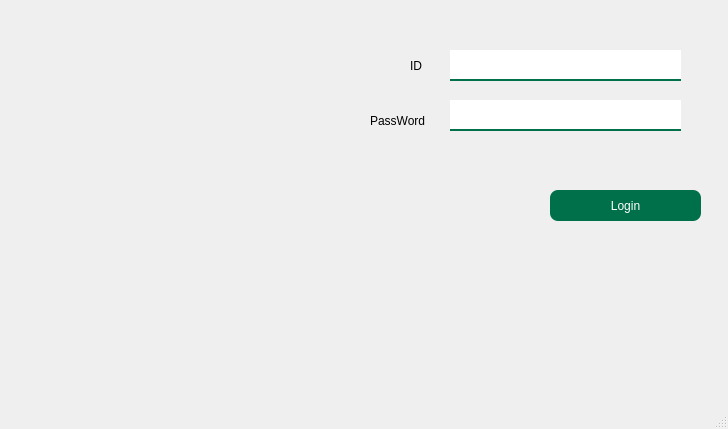
<?xml version="1.0" encoding="UTF-8"?>
<ui version="4.0">
 <class>MainWindow</class>
 <widget class="QMainWindow" name="MainWindow">
  <property name="geometry">
   <rect>
    <x>0</x>
    <y>0</y>
    <width>728</width>
    <height>429</height>
   </rect>
  </property>
  <property name="windowTitle">
   <string>MainWindow</string>
  </property>
  <widget class="QWidget" name="centralwidget">
   <widget class="QLabel" name="label">
    <property name="geometry">
     <rect>
      <x>0</x>
      <y>0</y>
      <width>721</width>
      <height>371</height>
     </rect>
    </property>
    <property name="text">
     <string/>
    </property>
    <property name="pixmap">
     <pixmap>STARBOKS_1.png</pixmap>
    </property>
   </widget>
   <widget class="QPushButton" name="loginbtn">
    <property name="geometry">
     <rect>
      <x>550</x>
      <y>190</y>
      <width>151</width>
      <height>31</height>
     </rect>
    </property>
    <property name="styleSheet">
     <string notr="true">QPushButton{
	font: 11pt &quot;맑은 고딕&quot;;
	color: rgb(255, 255, 255);
	background-color: rgb(0, 112, 74);
	border: 0px;
	border-radius: 8px;
}
QPushButton:hover{
	color: rgb(0, 0, 0);
	background-color: rgb(0, 255, 166);
}</string>
    </property>
    <property name="text">
     <string>Login</string>
    </property>
   </widget>
   <widget class="QLineEdit" name="PassWord">
    <property name="geometry">
     <rect>
      <x>450</x>
      <y>100</y>
      <width>231</width>
      <height>31</height>
     </rect>
    </property>
    <property name="styleSheet">
     <string notr="true">border:0px;
border-bottom:2px solid rgb(0, 112, 74);</string>
    </property>
    <property name="echoMode">
     <enum>QLineEdit::PasswordEchoOnEdit</enum>
    </property>
   </widget>
   <widget class="QLabel" name="label_2">
    <property name="geometry">
     <rect>
      <x>410</x>
      <y>50</y>
      <width>81</width>
      <height>31</height>
     </rect>
    </property>
    <property name="text">
     <string>ID</string>
    </property>
   </widget>
   <widget class="QLabel" name="label_3">
    <property name="geometry">
     <rect>
      <x>370</x>
      <y>100</y>
      <width>91</width>
      <height>41</height>
     </rect>
    </property>
    <property name="text">
     <string>PassWord</string>
    </property>
   </widget>
   <widget class="QLabel" name="t">
    <property name="geometry">
     <rect>
      <x>430</x>
      <y>150</y>
      <width>261</width>
      <height>31</height>
     </rect>
    </property>
    <property name="styleSheet">
     <string notr="true">font: 75 italic 11pt &quot;Ubuntu Mono&quot;;
color: rgb(239, 41, 41);</string>
    </property>
    <property name="text">
     <string/>
    </property>
   </widget>
   <widget class="QLabel" name="t_2">
    <property name="geometry">
     <rect>
      <x>420</x>
      <y>150</y>
      <width>261</width>
      <height>31</height>
     </rect>
    </property>
    <property name="styleSheet">
     <string notr="true">font: 75 italic 11pt &quot;Ubuntu Mono&quot;;
color: rgb(239, 41, 41);</string>
    </property>
    <property name="text">
     <string/>
    </property>
   </widget>
   <widget class="QLineEdit" name="ID">
    <property name="geometry">
     <rect>
      <x>450</x>
      <y>50</y>
      <width>231</width>
      <height>31</height>
     </rect>
    </property>
    <property name="styleSheet">
     <string notr="true">border:0px;
border-bottom:2px solid rgb(0, 112, 74);
padding-left: 10px</string>
    </property>
    <property name="echoMode">
     <enum>QLineEdit::Normal</enum>
    </property>
   </widget>
  </widget>
  <widget class="QMenuBar" name="menubar">
   <property name="geometry">
    <rect>
     <x>0</x>
     <y>0</y>
     <width>728</width>
     <height>28</height>
    </rect>
   </property>
  </widget>
  <widget class="QStatusBar" name="statusbar"/>
 </widget>
 <tabstops>
  <tabstop>ID</tabstop>
  <tabstop>PassWord</tabstop>
  <tabstop>loginbtn</tabstop>
 </tabstops>
 <resources/>
 <connections/>
</ui>
